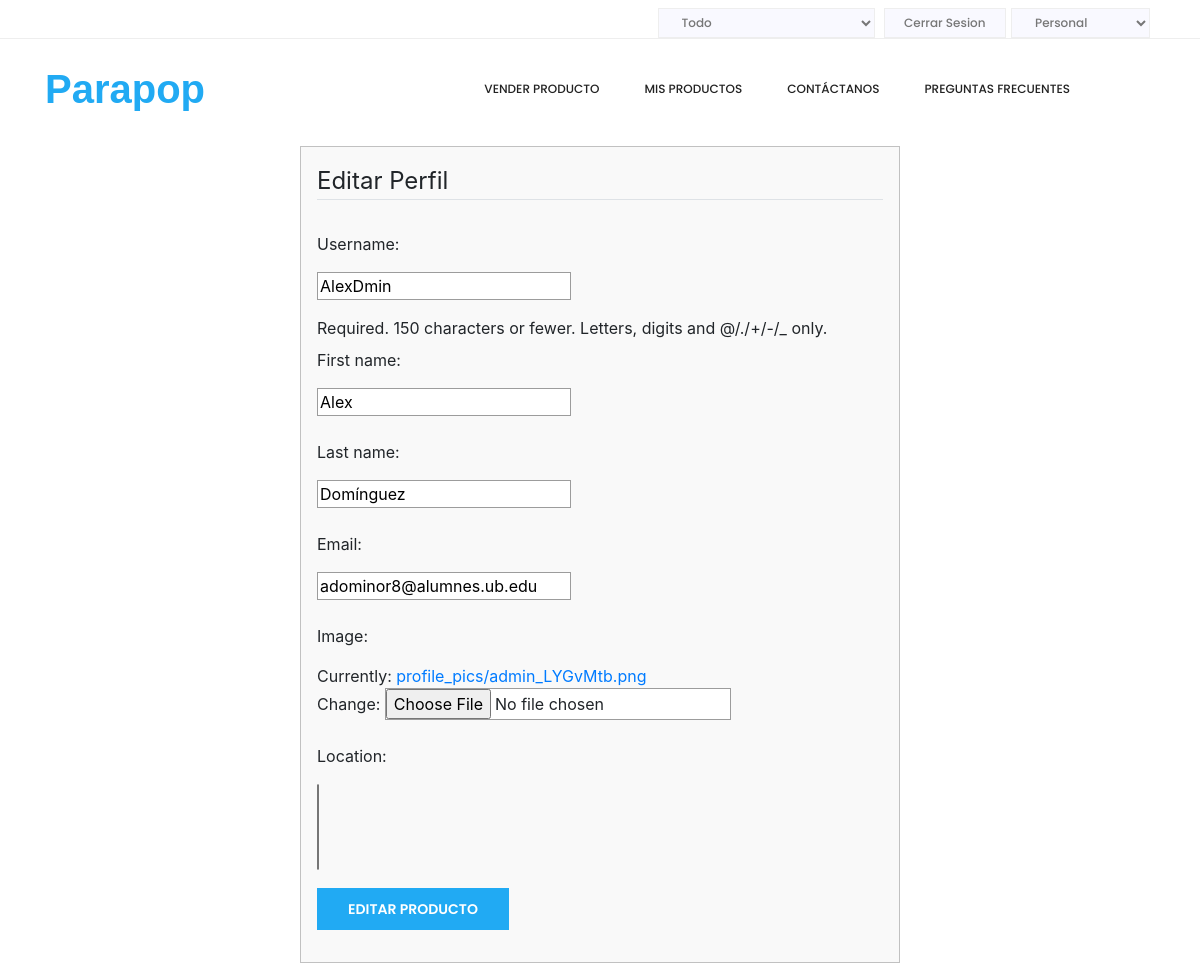
The app's page /update_profile/ (signed in), older data.
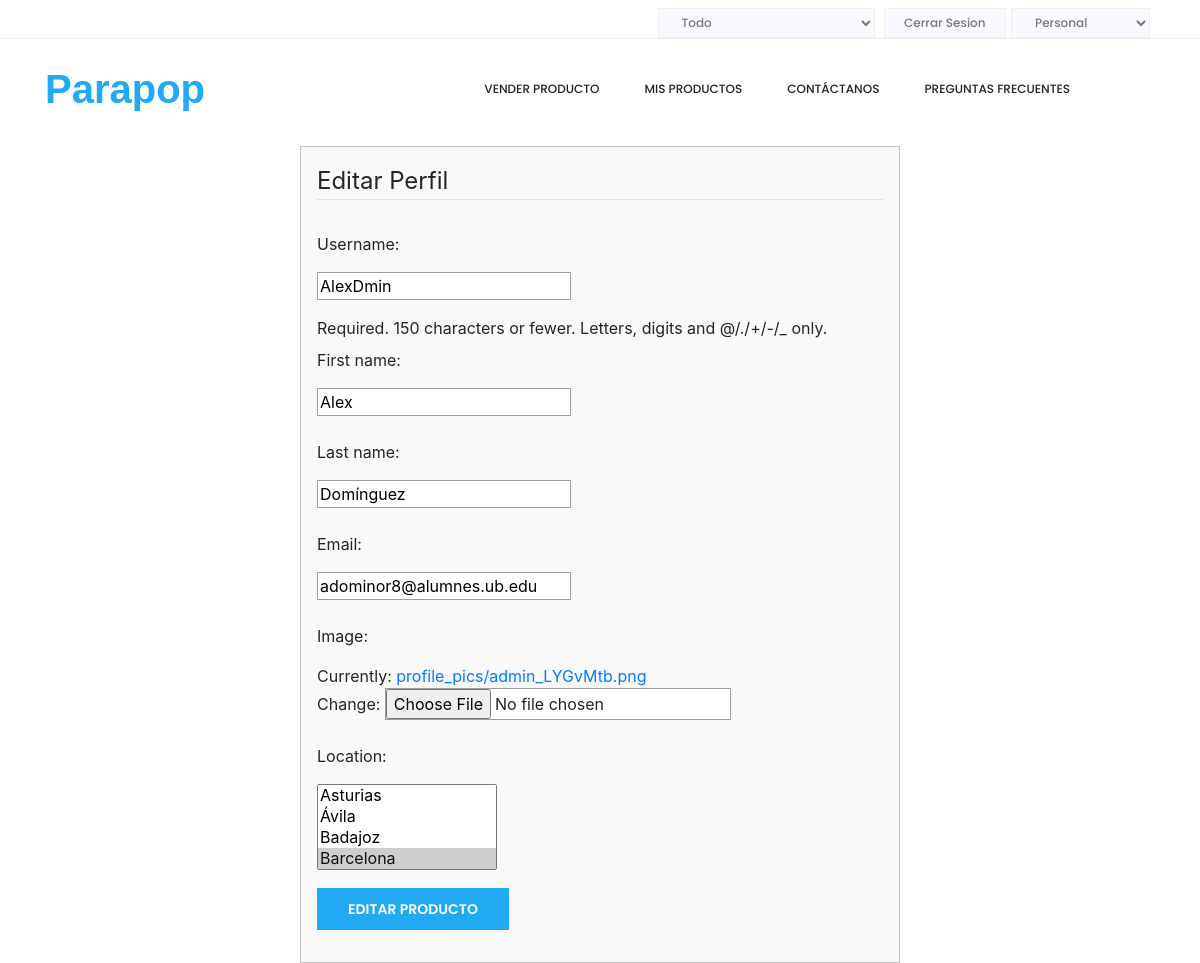
The same page, newer data.
### users/models.py (models this page shows, shortened)
class Profile(models.Model):
	user = models.OneToOneField(User, on_delete = models.CASCADE, blank = True)
	image = models.ImageField(default = 'default.jpg', upload_to = 'profile_pics')
	location = models.ManyToManyField(Location)

class Location(models.Model):
	location = models.CharField(max_length=30)
	def __str__(self):
		return self.location

### users/views.py (the view)
# urls.py: path('update_profile/', user_views.profileUpdate, name='profileUpdate'),
@login_required
def profileUpdate(request):
	if request.method == 'POST':
		userForm = UserUpdateForm(request.POST, instance = request.user)
		profileForm = ProfileUpdateForm(request.POST, request.FILES, instance = request.user.profile)
		if (userForm.is_valid() and profileForm.is_valid()):
			userForm.save()
			profileForm.save()
			return profile(request)
	else:
		userForm = UserUpdateForm(instance = request.user)
		profileForm = ProfileUpdateForm(instance = request.user.profile)
		args = {'userForm': userForm, 'profileForm' : profileForm}
	return render(request, 'users/profile_update.html', args)

### users/forms.py
class UserUpdateForm(forms.ModelForm):
	email = forms.EmailField(label = "Email", required=True)
	class Meta:
		model = User
		fields = ['username', 'first_name', 'last_name','email']

class ProfileUpdateForm(forms.ModelForm):
	class Meta:
		model = Profile
		fields = ['image', 'location']

### users/templates/users/profile_update.html (shortened to what this page needs)
<!DOCTYPE html>
{% load static %}
<html>
<head>
<link rel="stylesheet" href="https://stackpath.bootstrapcdn.com/bootstrap/4.3.1/css/bootstrap.min.css">
  <link rel="stylesheet" href="{% static 'css/editProducts.css' %}">
</head>
<body>
	<header class="header_area">
			<div class="top_menu row m0">
				<div class="container">
		<div class="float-right">
			<select class="lan_pack">
				<option value="1">Todo</option>
			</select>
			{% if user.is_authenticated %}
				<a class="ac_btn" href="{% url 'logout' %}">Cerrar Sesion</a>
				<select class="lan_pack" onchange="location = this.value ">
				  <option value="" href="">Personal</option>
				</select>
			{% else %}
				<a class="ac_btn" href="/login">Iniciar Sesión</a>
				<a class="dn_btn" href="/register">Regístrate</a>
			{% endif %}
		</div>
				</div>
			</div>
			<div class="main_menu">
				<nav class="navbar navbar-expand-lg navbar-light">
		<div class="container">
			<a class="navbar-brand-logo_h-titulo" href="http://localhost:8000/" >Parapop</a>
			<div class="collapse navbar-collapse offset" id="navbarSupportedContent">
				<ul class="nav navbar-nav menu_nav ml-auto">
					<li class="nav-item"><a class="nav-link" href="{% url 'sell_product' %}">Vender producto</a></li>
					<li class="nav-item"><a class="nav-link" href="{% url 'products' %}">Mis productos</a></li>
					<li class="nav-item"><a class="nav-link" href="#">Contáctanos</a></li>
					<li class="nav-item"><a class="nav-link" href="#">Preguntas Frecuentes</a></li>
				</ul>
				<ul class="nav navbar-nav navbar-right">
					<li class="nav-item"><a href="#" class="search"></a></li>
				</ul>
			</div>
		</div>
				</nav>
			</div>
	</header>
	<body>
		{% block content %}
		    <div class = "global container">
					<form method = "POST" enctype="multipart/form-data">
							<fieldset class = "form-group">
									<legend class ="border-bottom mb-4"> Editar Perfil</legend>
							{{userForm}}
							{{profileForm}}
						</fieldset>
							<div class ="form-group">
									<button class="blue_btn" type = "submit">Editar Producto</button>
							</div>
						</form>
		{% endblock %}
	</body>
	</body>
	</html>

### parapop/static/css/editProducts.css (style rules this page uses)
.header_area { position: absolute; width: 100%; top: 0; left: 0; z-index: 99; -webkit-transition: background 0.4s, all 0.3s linear; -o-transition: background 0.4s, all 0.3s linear; transition: background 0.4s, all 0.3s linear; }
.header_area .navbar { background: transparent; padding: 0px; border: 0px; border-radius: 0px; }
.header_area .navbar-brand-logo_h-titulo { font-family: sans-serif; font-weight: 600; font-size: 40px; color: #21aaf3; }
.header_area .navbar .nav .nav-item { margin-right: 45px; }
.header_area .navbar .nav .nav-item .nav-link { font: 500 12px/100px "Poppins", sans-serif; text-transform: uppercase; color: #222222; padding: 0px; display: inline-block; }
.header_area .navbar .nav .nav-item .nav-link:after { display: none; }
.header_area .navbar .nav .nav-item:last-child { margin-right: 0px; }
.header_area + section, .header_area + row, .header_area + div { margin-top: 146px; }
.top_menu { border-bottom: 1px solid #eeeeee; }
.top_menu .ac_btn { line-height: 28px; border: 1px solid #eee; display: inline-block; background: #f9f9ff; padding: 0px 19px; font-size: 12px; font-family: "Poppins", sans-serif; font-weight: 500; color: #777777; -webkit-transition: all 300ms linear 0s; -o-transition: all 300ms linear 0s; transition: all 300ms linear 0s; margin-right: 1px; margin-top: 8px; }
.top_menu .lan_pack { height: 30px; border: 1px solid #eeeeee; border-radius: 0px; line-height: 28px; font-size: 12px; font-family: "Poppins", sans-serif; font-weight: 500; padding-left: 19px; padding-right: 36px; color: #777777; background: #f9f9ff; margin-right: 5px; margin-top: 8px; }
.top_menu .lan_pack:after { content: "\f0d7"; border: none !important; font: normal normal normal 12px/1 FontAwesome; -webkit-transform: rotate(0deg); -ms-transform: rotate(0deg); transform: rotate(0deg); height: auto; margin-top: -6px; right: 20px; }
.blue_btn { line-height: 40px; display: inline-block; padding: 0px 30px; text-align: center; text-transform: uppercase; font-family: "Poppins", sans-serif; font-weight: 600; font-size: 14px; background: #21aaf3; color: #fff; border: 1px solid #21aaf3; -webkit-transition: all 300ms linear 0s; -o-transition: all 300ms linear 0s; transition: all 300ms linear 0s; }
form { text-align: left; padding: 1em; background: #f9f9f9; border: 1px solid #c1c1c1; margin-top: 2rem; max-width: 600px; margin-left: auto; margin-right: auto; padding: 1em; }
form input { margin-bottom: 1rem; background: #fff; border: 1px solid #9c9c9c; }
label { text-align: left; display: block; padding: 0.5em 1.5em 0.5em 0; }

Row changes from the older to the newer data that the page shows:
added Location: location "Asturias / Ávila / Badajoz / Barcelona ☑"
